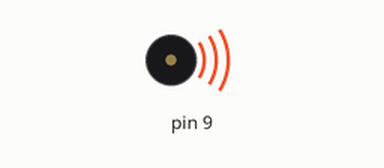
Recording of a sketch running on a simulated Arduino Uno, built with avr-gcc and run on an emulated ATmega328P. Parts: buzzer (waves = sounding).

Above: at 0.5 s.
At 3.5 s:
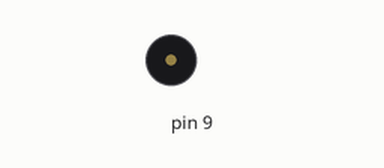
Timing chart, 0 to 5.2 s (numbered marks = the images above):
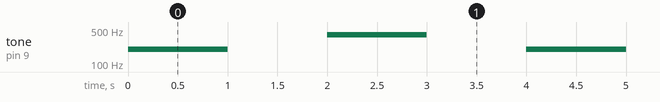

Measured:
- by itself, tone on pin 9: repeats every 4.0 s: silent 1.0 s, 400 Hz 1.0 s, silent 1.0 s, 200 Hz 1.0 s

The sketch:

Make_it_buzz.ino
```cpp
void setup()
{
// put your setup code here, to run once:
pinMode(9, OUTPUT);
}
void loop() {
// put your main code here, to run repeatedly:
tone(9, 200);
delay(1000);
noTone(9);
delay(1000);
tone(9, 400);
delay(1000);
noTone(9);
delay(1000);
}
```
